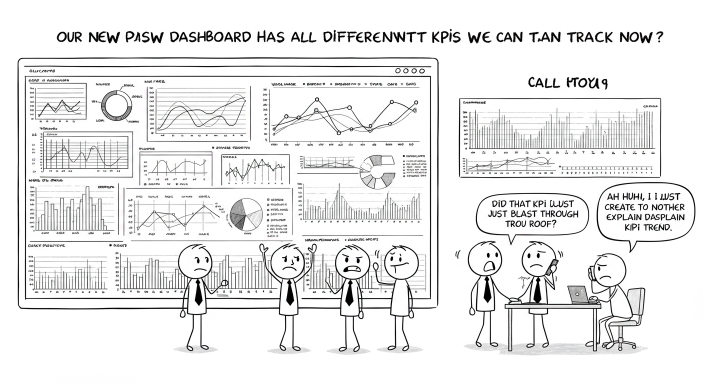
#> input picture input/original_whisk_kpi_image.png, 1408 x 768 px (shown at 1/2 size)
$ python coordinate_helper.py ../input/original_whisk_kpi_image.png
#> lines starting #> are read from the running program, lines starting #| are printed output that depends on the picture; after the words box and inside, x2 and y2 are one past the last pixel; in counts of white or black regions, pixels touching at a corner belong together
### src/utils/image_utils.py
"""
Image Utilities Module

This module provides utility functions for image processing,
including loading, saving, and basic transformations.
"""
import os
import cv2
import numpy as np
from PIL import Image, ImageDraw, ImageFont


def load_image(image_path):
    """
    Load an image from a file path.

    Args:
        image_path (str): Path to the image file.

    Returns:
        tuple: (PIL Image, OpenCV Image) - Both representations of the loaded image.
    """
#> called with image_path = '../input/original_whisk_kpi_image.png'
    # Check if file exists
    if not os.path.exists(image_path):
        raise FileNotFoundError(f"Image file not found: {image_path}")

    # Load with PIL
    pil_image = Image.open(image_path)
#> pil_image is the input picture: PIL image 1408x768 RGB; mean R, G, B 235, 235, 235.1

    # Load with OpenCV
    cv_image = cv2.imread(image_path)

    # Check if OpenCV read the image correctly
    if cv_image is None:
        # Try converting from PIL to OpenCV format
        cv_image = cv2.cvtColor(np.array(pil_image), cv2.COLOR_RGB2BGR)

    return pil_image, cv_image


# [75 lines left out: functions save_image, create_sample_image, not called in this run]


# [4 lines that do not run on import are left out]

### scripts/coordinate_helper.py
"""
Coordinate Helper Script

This script displays an image with coordinate grid overlay and allows
clicking to get precise coordinates for text box placement.
"""
import os
import sys
import argparse
import cv2
import numpy as np
from PIL import Image

# Add src directory to path
sys.path.append(os.path.abspath(os.path.join(os.path.dirname(__file__), "..")))

# Import our utilities
from src.utils.image_utils import load_image, save_image

# Global variables to store click coordinates
click_coordinates = []

def draw_coordinate_grid(image, grid_spacing=50, line_thickness=1):
    """
    Draw a coordinate grid on an image.

    Args:
        image: OpenCV image
        grid_spacing: Spacing between grid lines
        line_thickness: Thickness of grid lines

    Returns:
        OpenCV image with grid overlay
    """
#> called with grid_spacing = 50, line_thickness = 1
    height, width = image.shape[:2]
#> height = 768; width = 1408
    result = image.copy()

    # Draw vertical lines
    for x in range(0, width, grid_spacing):
        cv2.line(result, (x, 0), (x, height), (100, 100, 100), line_thickness)
        # Add x-coordinate labels
        cv2.putText(result, str(x), (x, 20), cv2.FONT_HERSHEY_SIMPLEX,
                   0.5, (255, 255, 255), 1, cv2.LINE_AA)
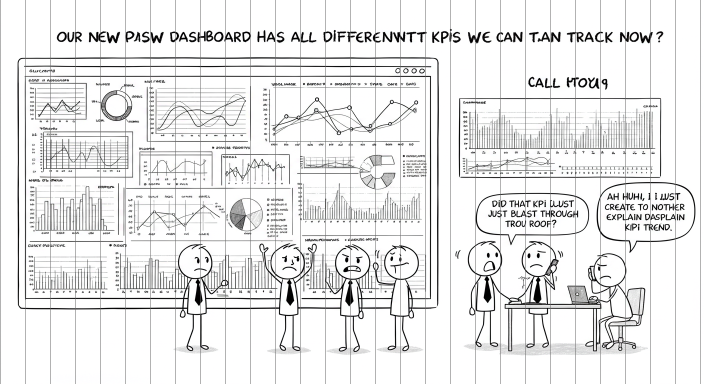
#> result: shape (768, 1408, 3) (shown at 1/2 size); mean B, G, R 232.3, 232.2, 232.2

    # Draw horizontal lines
    for y in range(0, height, grid_spacing):
        cv2.line(result, (0, y), (width, y), (100, 100, 100), line_thickness)
        # Add y-coordinate labels
        cv2.putText(result, str(y), (5, y), cv2.FONT_HERSHEY_SIMPLEX,
                   0.5, (255, 255, 255), 1, cv2.LINE_AA)
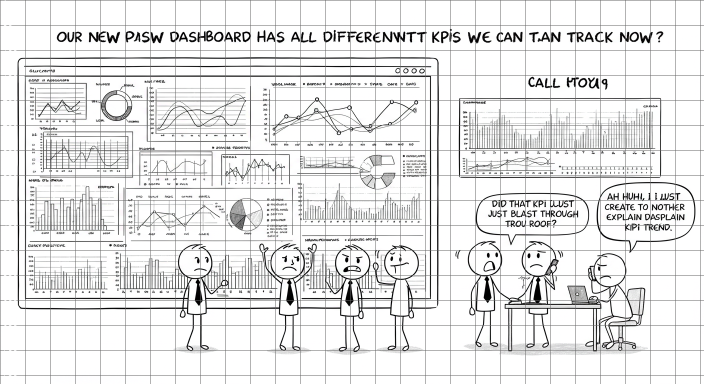
#> result: shape (768, 1408, 3) (shown at 1/2 size); 2.05% of pixels changed, all inside (x1, y1, x2, y2) = (1, 0, 1408, 751)

    return result

# [22 lines left out: function click_event, not called in this run]

def show_coordinate_grid(input_path, grid_spacing=50, save_output=False):
    """
    Display an image with coordinate grid and capture mouse clicks.

    Args:
        input_path: Path to the input image
        grid_spacing: Spacing between grid lines
        save_output: Whether to save the grid image
    """
    # Load the image
    _, cv_image = load_image(input_path)

    # Draw the coordinate grid
    grid_image = draw_coordinate_grid(cv_image, grid_spacing)

    # Create a window and set the mouse callback
    cv2.namedWindow('Coordinate Helper')
    cv2.setMouseCallback('Coordinate Helper', click_event, grid_image)

    # Show instructions
    print("\nCoordinate Helper")
    print("=================")
    print("Click on the image to get coordinates for text box placement.")
    print("Press 'ESC' to exit.\n")

    # Display the image
    cv2.imshow('Coordinate Helper', grid_image)

    # Save the grid image if requested
    if save_output:
        output_path = os.path.splitext(input_path)[0] + "_grid.png"
        save_image(grid_image, output_path, format="CV")
        print(f"Saved grid image to: {output_path}")

    # Wait for key press and handle it
    while True:
        key = cv2.waitKey(0) & 0xFF
#> (key Esc is pressed here)
        if key == 27:  # ESC key
            break

    # Clean up
    cv2.destroyAllWindows()

    # Print summary of all clicked positions
    if click_coordinates:
        print("\nAll selected coordinates:")
        for i, coords in enumerate(click_coordinates):
            print(f"Position {i+1}: {coords}")

    return click_coordinates

# [61 lines left out: functions generate_text_config_from_clicks, save_text_config_script, not called in this run]

if __name__ == "__main__":
    parser = argparse.ArgumentParser(description="Display an image with coordinate grid and capture clicks")
    parser.add_argument("input", help="Path to input image")
    parser.add_argument("--grid-spacing", type=int, default=50, help="Spacing between grid lines (default: 50)")
    parser.add_argument("--save-grid", action="store_true", help="Save the grid image")
    parser.add_argument("--generate-config", action="store_true", help="Generate text config file from clicks")
    parser.add_argument("--text", nargs='+', help="Text strings for each click position (use with --generate-config)")

    args = parser.parse_args()

    # Show the coordinate grid and get the clicked coordinates
    coordinates = show_coordinate_grid(args.input, args.grid_spacing, args.save_grid)

    # Generate text configurations if requested
    if args.generate_config and args.text:
        text_configs = generate_text_config_from_clicks(coordinates, args.text)

        # Save the configurations to a Python script
        save_text_config_script(text_configs)

$ run again, on input/sample_plain_text.png
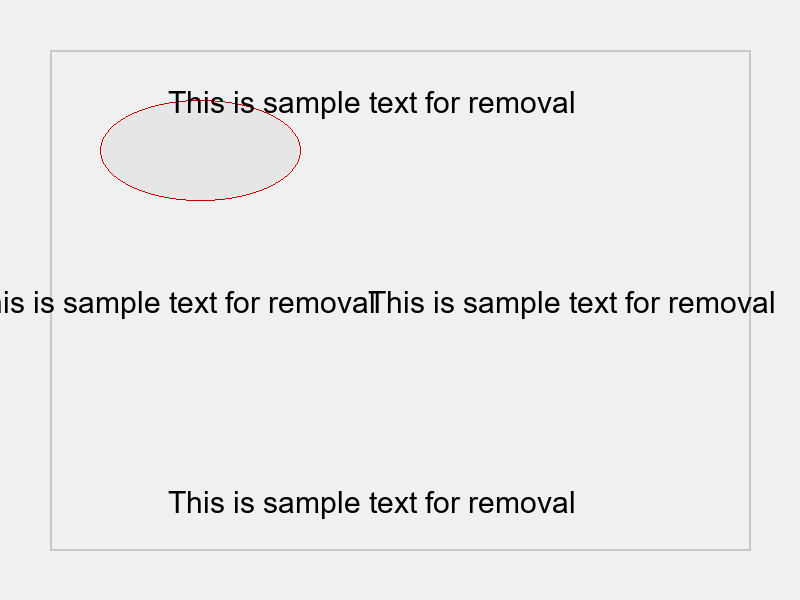
#> input picture input/sample_plain_text.png, 800 x 600 px
#> in load_image, pil_image is the input picture: PIL image 800x600 RGB; mean R, G, B 234.5, 234.3, 234.3
#> after the loop in draw_coordinate_grid, `for x in range(0, width, grid_spacing):`:
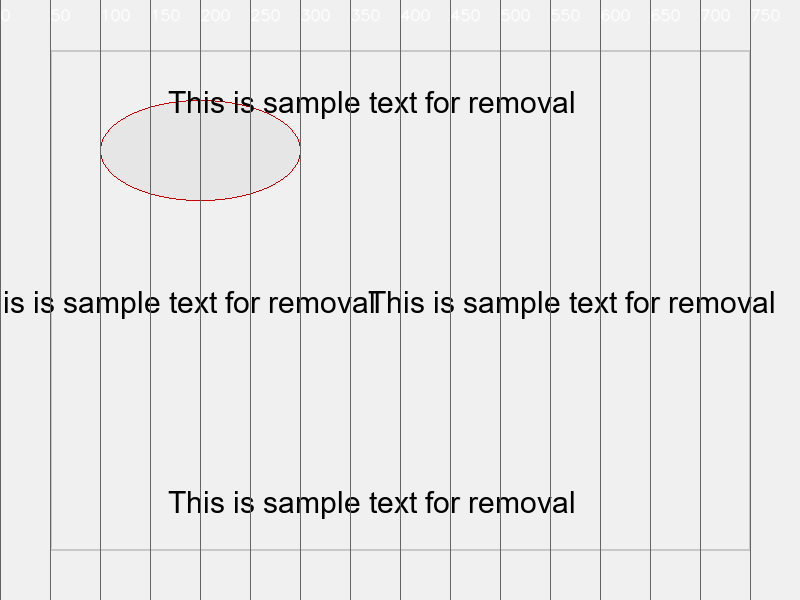
#> result: shape (600, 800, 3); mean B, G, R 231.7, 231.7, 231.9
#> after the loop in draw_coordinate_grid, `for y in range(0, height, grid_spacing):`:
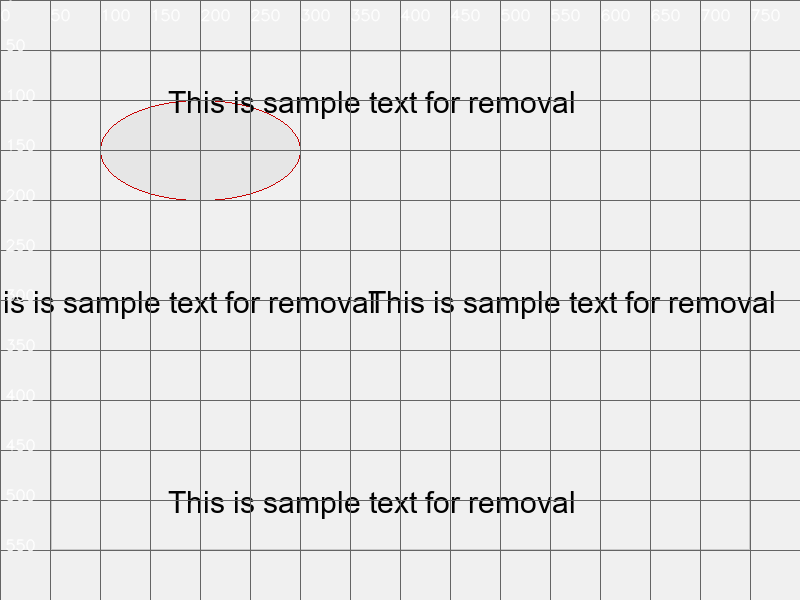
#> result: shape (600, 800, 3); 2.34% of pixels changed, all inside (x1, y1, x2, y2) = (1, 0, 800, 552)
